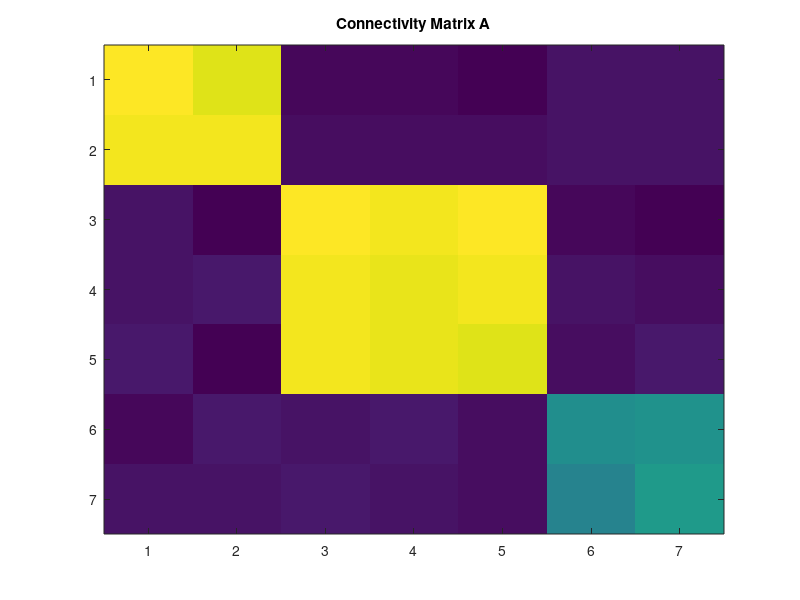

MATLAB code for this plot: (Note: this script raises an error after producing the figure.)
%% Find the complex in a multivariate autoregressive model, 
%   X^t = A*X^{t-1} + E,
% where A is a connectivity matrix and E is gaussian noise.

%% options
%           options: options for computing phi, MIP search, and complex
%           search
%           
%           options.type_of_dist:
%              'Gauss': Gaussian distribution
%              'discrete': discrete probability distribution
%              'UndirectedGraph': Undirected Graph
%           options.type_of_phi:
%              'MI1': Multi (Mutual) information. I(X_1; X_2). (IIT1.0)
%              'MI': Multi (Mutual) information, I(X_1, Y_1; X_2, Y_2)
%              'SI': phi_H, stochastic interaction
%              'star': phi_star, based on mismatched decoding
%              'Geo': phi_G, information geometry version
%           options.type_of_MIPsearch
%              'Exhaustive': exhaustive search
%              'Queyranne': Queyranne algorithm
%              'REMCMC': Replica Exchange Monte Carlo Method 
%              'StoerWagner': mincut search algorithm for undirected graphs
%           options.type_of_complexsearch
%               'Exhaustive': exhaustive search
%               'Recursive': recursive MIP search
%           options.normalization
%              (Available only when the dist. is 'Gauss' and the complex search is 'Exhaustive')
%              Regarding normalization of phi by Entropy when searching
%              the MIPs. 
%                 0: without normalization (default)
%                 1: with normalization
%              Note that, after finding the MIPs, phi wo/ normalization at
%              the MIPs is used to compare subsets and find the complexes in both options. 

clear all;
addpath(genpath('../PhiToolbox'))


%% generate data
disp('Generating data...')

%%% construct connectivity matrix %%%
N = 7; % the number of elements
A = eye(N)/N; % A: connectivity matrix
A(3:N-2, 3:N-2) = 1/N;
A(1:2, 1:2) = 1/N;
A(6:7, 6:7) = 0.5/N;
A = A + 0.01*randn(N)/sqrt(N);

figure(1)
imagesc(A)
title('Connectivity Matrix A')
drawnow

%%% generate time series X using the AR model %%%
T = 10^6;
X = zeros(N,T);
X(:,1) = randn(N,1);
for t=2: T
    E = randn(N,1);
    X(:,t) = A*X(:,t-1) + E;
end


%% Converg data to an undirected graph using pairwise phi
params_ToGenerateGraph.tau = 1;

options_ToGenerateGraph.type_of_dist = 'Gauss';
options_ToGenerateGraph.type_of_phi = 'MI1';
probs_ToGenerateGraph = data_to_probs(X, params_ToGenerateGraph, options_ToGenerateGraph);

%%% Compute pairwise phi and set it as the weight of the graph %%%
g = zeros(N,N);
for i=1:N
    for j = (i+1):N
        probs_pair = ExtractSubsystem(...
            options_ToGenerateGraph.type_of_dist, ...
            probs_ToGenerateGraph, ...
            [i,j]);
        g(i,j) = phi_comp_probs(options_ToGenerateGraph.type_of_dist, ...
            options_ToGenerateGraph.type_of_phi, [1,2],probs_pair, options_ToGenerateGraph);
    end
end
g = g + g';


%% params
params.tau = 1; % time lag

%% options
probs.g = g;
probs.number_of_elements = size(probs.g,1);

options.type_of_dist = 'UndirectedGraph';
options.type_of_MIPsearch = 'StoerWagner';

tic;
[complexes, phis_complexes, main_complexes, phis_main_complexes, Res] = ...
    Complex_Recursive( probs, options );
t = toc;

%% show results
main_complexes_str = cell(size(main_complexes));
for i = 1:length(main_complexes)
    main_complexes_str{i} =  num2str(main_complexes{i});
end
figure(2)
bar(phis_main_complexes)
set(gca, 'xticklabel', main_complexes_str)
title('Main Complexes')
ylabel('\Phi_{MIP}')
xlabel('Indices of the main complexes')
